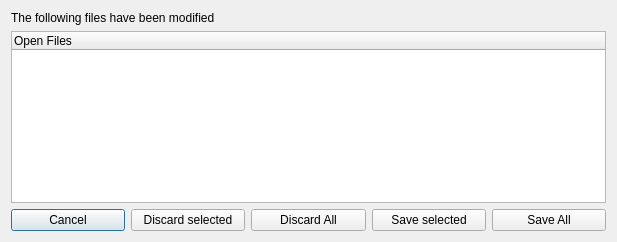
<?xml version="1.0" encoding="UTF-8"?>
<ui version="4.0">
 <class>ModifiedFilesDialog</class>
 <widget class="QDialog" name="ModifiedFilesDialog">
  <property name="windowModality">
   <enum>Qt::NonModal</enum>
  </property>
  <property name="geometry">
   <rect>
    <x>0</x>
    <y>0</y>
    <width>617</width>
    <height>242</height>
   </rect>
  </property>
  <property name="windowTitle">
   <string>Save modified files before exiting?</string>
  </property>
  <property name="modal">
   <bool>true</bool>
  </property>
  <layout class="QVBoxLayout" name="verticalLayout_2">
   <item>
    <layout class="QVBoxLayout" name="verticalLayout">
     <item>
      <widget class="QLabel" name="label">
       <property name="text">
        <string>The following files have been modified</string>
       </property>
      </widget>
     </item>
     <item>
      <widget class="QTreeWidget" name="treeWidget">
       <column>
        <property name="text">
         <string>Open Files</string>
        </property>
       </column>
      </widget>
     </item>
     <item>
      <layout class="QHBoxLayout" name="horizontalLayout">
       <item>
        <widget class="QPushButton" name="cancelButton">
         <property name="text">
          <string>Cancel</string>
         </property>
        </widget>
       </item>
       <item>
        <widget class="QPushButton" name="discardAllButton">
         <property name="text">
          <string>Discard selected</string>
         </property>
        </widget>
       </item>
       <item>
        <widget class="QPushButton" name="discardAllButton_2">
         <property name="text">
          <string>Discard All</string>
         </property>
        </widget>
       </item>
       <item>
        <widget class="QPushButton" name="saveButton">
         <property name="text">
          <string>Save selected</string>
         </property>
        </widget>
       </item>
       <item>
        <widget class="QPushButton" name="saveAllButton">
         <property name="text">
          <string>Save All</string>
         </property>
        </widget>
       </item>
      </layout>
     </item>
    </layout>
   </item>
  </layout>
 </widget>
 <resources/>
 <connections/>
</ui>
